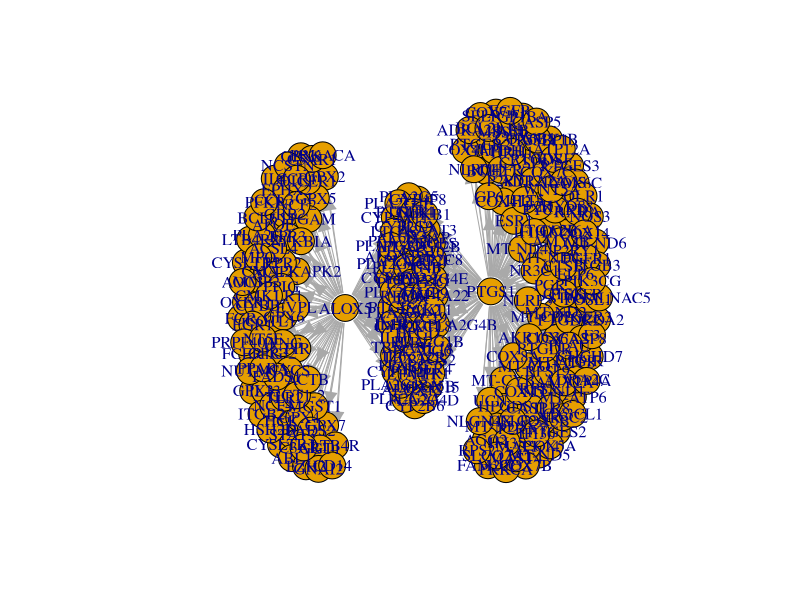
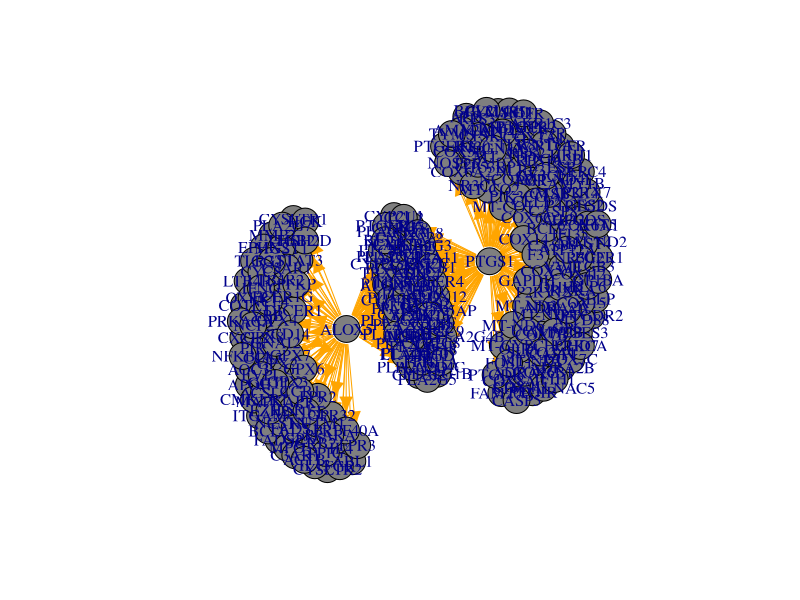
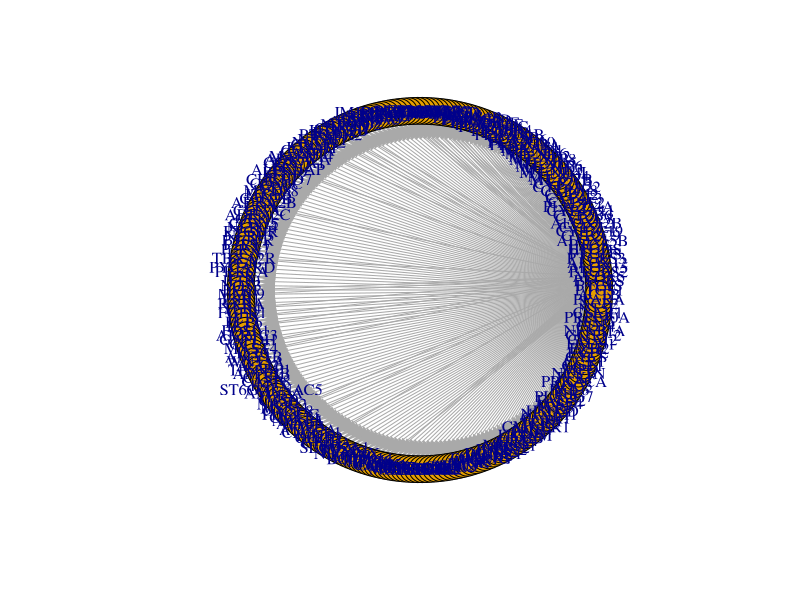
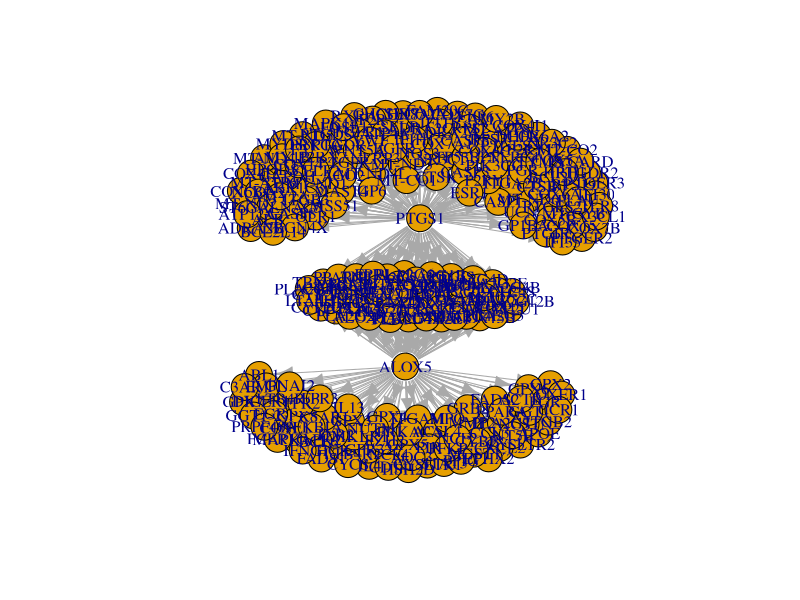
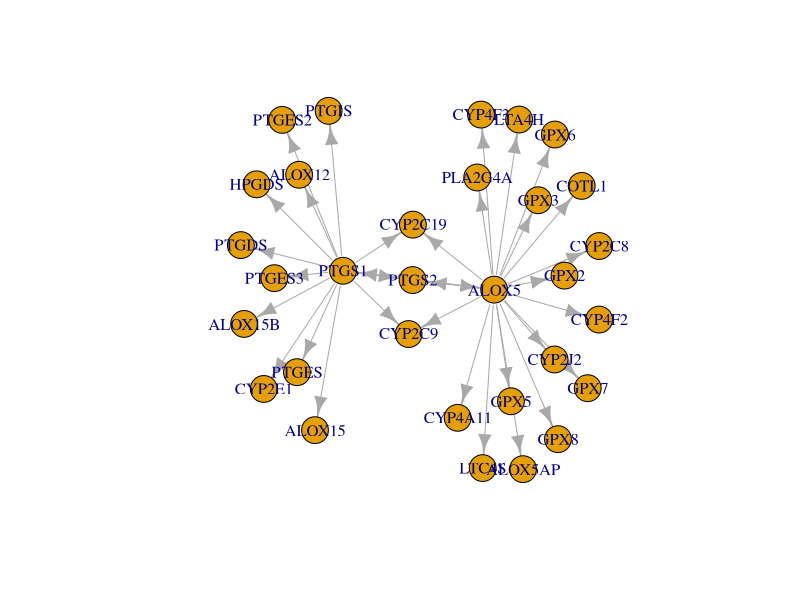
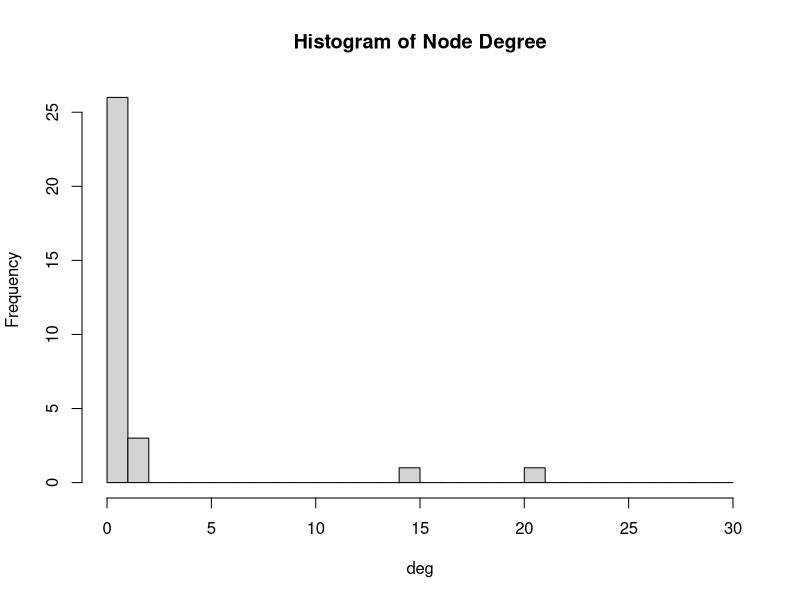

Source code (R) for these figures, in order:
## ---- chunk 1
string_data <- read.csv("string_ints.txt", sep = "\t")
head(string_data)
## ---- chunk 2
dim(string_data)
## ---- chunk 3
gene_pairs <- string_data[, 3:4]
## ---- chunk 4
gene_pairs_matrix <- as.matrix(gene_pairs)
head(gene_pairs_matrix)
## ---- chunk 5
library(igraph)
network <- graph_from_edgelist(gene_pairs_matrix)
## ---- chunk 6
plot(network)
## ---- chunk 7
plot(network, edge.color = "orange", vertex.color = "gray50")
layout <- layout_in_circle(network)
plot(network, layout = layout)

layout <- layout_with_fr(network)
plot(network, layout = layout)
## ---- chunk 8
string_subset <- subset(string_data, score > 0.92)
gene_pairs_subset <- string_subset[, 3:4]
gene_pairs_subset_matrix <- as.matrix(gene_pairs_subset)
network <- graph_from_edgelist(gene_pairs_subset_matrix)
plot(network)
## ---- chunk 9
deg <- degree(network, mode = "all")
hist(deg, breaks = 1:vcount(network) - 1, main = "Histogram of Node Degree")
